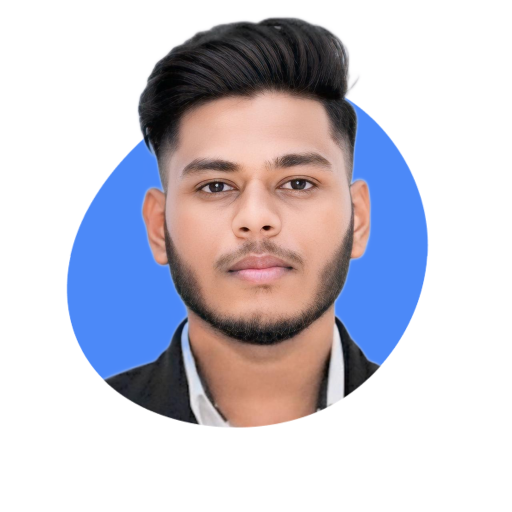
#> input picture Intern Model/Portfolio/images/profile-pic-edited.png, 1024 x 1024 px, found by its file name (shown at 1/2 size)
$ jupyter execute --allow-errors portfolio_face_generate.ipynb
#> lines starting #> are read from the running program, lines starting #| are printed output that depends on the picture
# Portfolio Face Image Generator

This notebook prepares a face-based portrait image sized to fit the about-image-wrap space in the portfolio page. It uses PIL to inspect, crop, blend, and save a result for the HTML asset.

[cell 1]
from pathlib import Path
from PIL import Image, ImageOps, ImageFilter

source = Path('D:/Code/Intern Model/images/profile-pic-edited.png')
print('Source exists:', source.exists())
img = Image.open(source).convert('RGBA')
#> img is the input picture: PIL image 1024x1024 RGBA; mean R, G, B, A 202, 199.7, 209.8, 254.9
print('Mode:', img.mode)
#| Mode: RGBA
print('Size:', img.size)
#| Size: (1024, 1024)
img

[cell 2]
from pathlib import Path
from PIL import Image

html_path = Path('D:/Code/Intern Model/Portfolio/index.html')
#> (the rest of this cell did not finish here and is left out)

[cell 3]
bg = Image.new('RGBA', (360, 420), (8, 10, 18, 255))
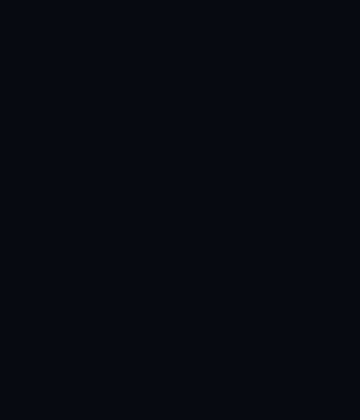
#> bg: PIL image 360x420 RGBA; mean R, G, B, A 8, 10, 18, 255
for y in range(420):
    t = y / 419
    r = int(8 + (36 - 8) * t)
    g = int(14 + (58 - 14) * t)
    b = int(24 + (92 - 24) * t)
    for x in range(360):
        bg.putpixel((x, y), (r, g, b, 255))
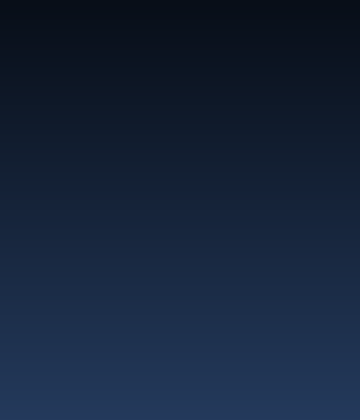
#> bg: PIL image 360x420 RGBA; mean R, G, B, A 21.5, 35.5, 57.5, 255

bg = bg.convert('RGB')
#> bg: PIL image 360x420 RGB
print('Background image created:', bg.size)
#| Background image created: (360, 420)
bg

[cell 4]
face = Image.open(source).convert('RGBA')
face = ImageOps.fit(face, (260, 320), method=Image.Resampling.LANCZOS)
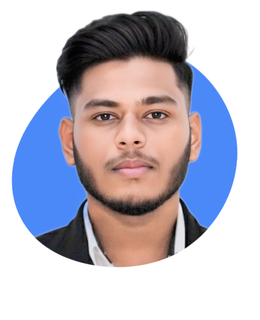
#> face: PIL image 260x320 RGBA; mean R, G, B, A 189.7, 186.9, 199.3, 254.9; transparent parts drawn white
face = face.filter(ImageFilter.GaussianBlur(0.6))
print('Cropped face size:', face.size)
#| Cropped face size: (260, 320)
face

[cell 5]
canvas = Image.new('RGBA', (360, 420), (8, 10, 18, 255))
face = Image.open(source).convert('RGBA')
face = ImageOps.fit(face, (260, 320), method=Image.Resampling.LANCZOS)

# Blend the face into the canvas with soft lighting and a rounded card feel.
canvas.alpha_composite(face, (50, 40))
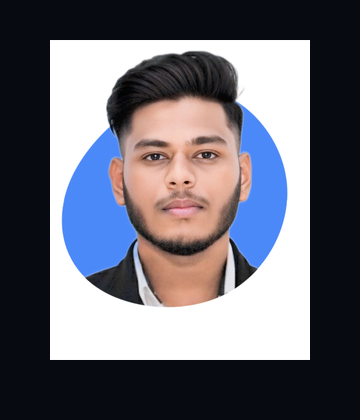
#> canvas: PIL image 360x420 RGBA; mean R, G, B, A 108, 107.3, 117.8, 255

# Add a subtle vignette and glow.
for y in range(420):
    for x in range(360):
        dx = x - 180
        dy = y - 210
        dist = (dx * dx + dy * dy) ** 0.5
        maxd = (180 * 180 + 210 * 210) ** 0.5
        alpha = int(255 * max(0.15, 1 - dist / maxd * 0.45))
        r, g, b, a = canvas.getpixel((x, y))
        canvas.putpixel((x, y), (r, g, b, alpha))
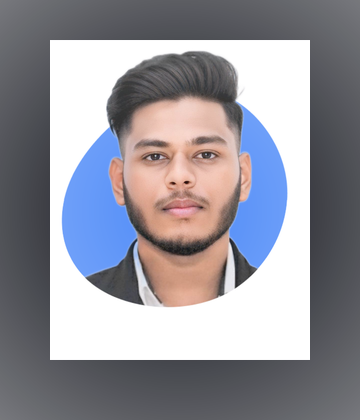
#> canvas: PIL image 360x420 RGBA; mean R, G, B, A 108, 107.3, 117.8, 192.5; transparent parts drawn white

canvas = canvas.convert('RGB')
#> canvas: PIL image 360x420 RGB
print('Final canvas size:', canvas.size)
#| Final canvas size: (360, 420)
canvas
